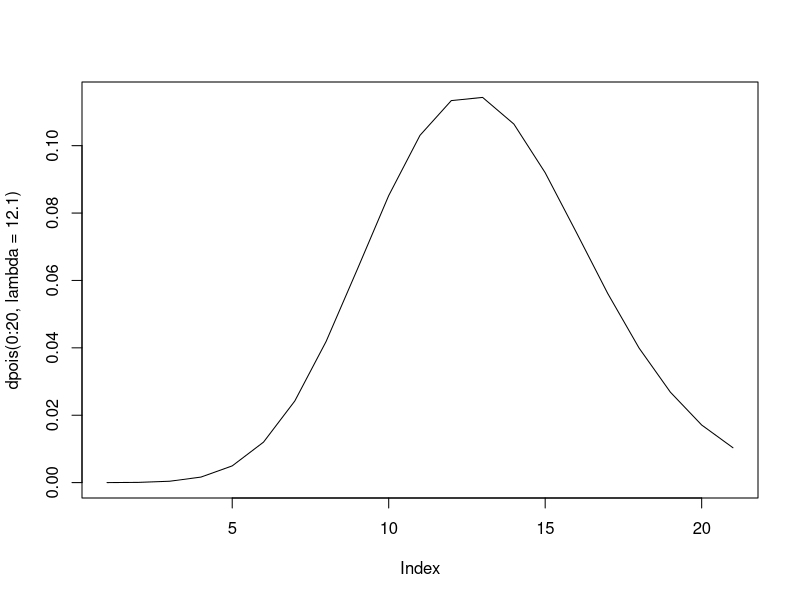
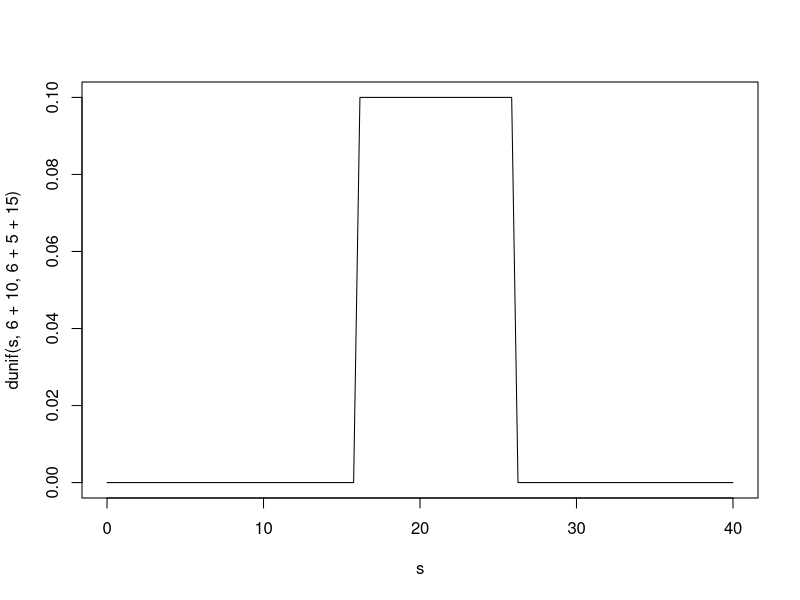
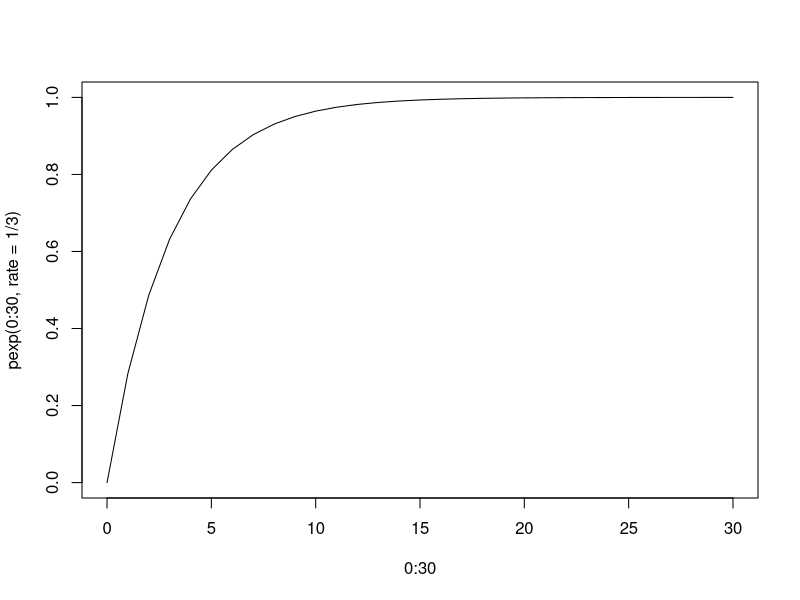

The R source for these figures, in order:
# ----------------------------------------------------------------------------------------------------
# Modul:      Deskriptive Statistik
# Author:     Christoph Hilty
# Datum:      09.12.2016
# Aufgaben:   CAS_DA_R_Verteilungen_Aufgaben.pdf
# ----------------------------------------------------------------------------------------------------


# Aufgabe: Binomialverteilung
# ----------------------------------------------------------------------------------------------------

# Wie gross ist bei fünfmaligem Setzen auf „rot“ die
# Wahrscheinlichkeit, dass man öfter gewinnt als verliert?

pbinom(2, size = 5, prob = 18/37, lower.tail = FALSE)
# 0.4746745

# Welche Anzahl der Gewinne wird in 90% der Fälle höchstens
# erreicht?

qbinom(.9, size = 5, prob = 18/ 37)
# 4 (Gewinne)


# Aufgabe: Poissonverteilung
# ----------------------------------------------------------------------------------------------------

# Kurze Darstellung zur Vereinfachung

plot(dpois(0:20, lambda = 12.1), type = "l")

# Es sind genau 8 Gäste im Restaurant.

dpois(8, lambda = 12.1) 
# 0.06335767

# Es sind höchstens 10 Gäste im Restaurant.

ppois(10, lambda = 12.1)
#  0.3368338

# Es sind zwischen 9 und 15 Gäste im Restaurant.

ppois(15, lambda = 12.1) - ppois(8, lambda = 12.1)
# 0.6885025

# Es sind mindestens 11 Gäste anwesend
ppois(10, lambda = 12.1, lower.tail = FALSE)
# 0.6631662

# Aufgabe: Stetige Gleichverteilung
# ----------------------------------------------------------------------------------------------------

# Welche Verteilung hat die Zufallsvariable X, welche die gesamte
# Pendelzeit von Haustür bis ins Büro beschreibt?

s <- seq(0, 40, length = 100)
plot(s, dunif(s, 6+10, 6+5+15), type = "l")
# Sie ist Gleichverteilt über den Minuten 16 bis 26 und

# Mit welcher Wahrscheinlichkeit schaffen Sie es noch rechtzeitig
# ins Büro?

punif(20, 6+10, 6+5+15)
# 0.4


# Aufgabe: Exponentialverteilung
# ----------------------------------------------------------------------------------------------------

# Welche Verteilung hat die Zufallsvariable X, welche die Dauer der
# Telefongespräche in Minuten beschreibt?

# Eine Exponentialverteilung
plot(0:30, pexp(0:30, rate = 1/3), type = "l")


# Das Telefon klingelt. Wie gross ist die Wahrscheinlichkeit, dass
# dieses Gespräch höchstens eine Minute dauert?

pexp(1, rate = 1/3)
# 0.2834687

# Wie gross ist die Wahrscheinlichkeit, dass das Gespräch länger
# als eine Minute dauert?

pexp(1, rate = 1/3, lower.tail = FALSE)
# 0.7165313

# Mit welcher Wahrscheinlichkeit dauert das Gespräch zwischen
# einer und drei Minuten?

pexp(3, rate = 1/3) - pexp(1, rate = 1/3)
# 0.3486519

# Berechnen und interpretieren Sie das 25%-Quantil dieser
# Verteilung

qexp(.25, rate = 1/3)
# 0.8630462
# Interpretation: 25% der Gespräche sind kürzer als 0.86 Minuten (ca 52 Sekunden) 


# Aufgabe: Normalverteilung
# ----------------------------------------------------------------------------------------------------

# um weniger als 2 g vom Mittelwert abweicht?

sd_chips <- 4
mean_chips = 200
pnorm(q = mean_chips + 2, mean = mean_chips, sd = sd_chips) -
  pnorm(q = mean_chips - 2, mean = mean_chips, sd = sd_chips)
# 0.3829249

# über 205 g liegt?

pnorm(205, mean = mean_chips, sd = sd_chips, lower.tail = FALSE)
# 0.1056498

# Welches Gewicht wird von 95% der Tüten überschritten?

qnorm(.05, mean = mean_chips, sd = sd_chips)
# 193.4206 (Gramm)


# Aufgabe: Chi-Quadrat-Verteilung
# ----------------------------------------------------------------------------------------------------

# Problem: Mit welcher Wahrscheinlichkeit liegt der Wert einer χ^2
# Verteilung mit df = 11 über 15?

pchisq(15, df = 11, lower.tail = FALSE)
# 0.1824969


# Aufgabe: Studentsche t-Verteilung
# ----------------------------------------------------------------------------------------------------

# Problem: Mit welcher Wahrscheinlichkeit liegt der Wert der
# Studentschen t-Verteilung unter −0.5, respektive unter 1? Der
# Freiheitsgrad sei 7.

pt(c(-.5, 1), df = 7)
#  0.3162036 0.8246917 (x < -0.5 :  0.3162036 und x < 1 = 0.8246917)

